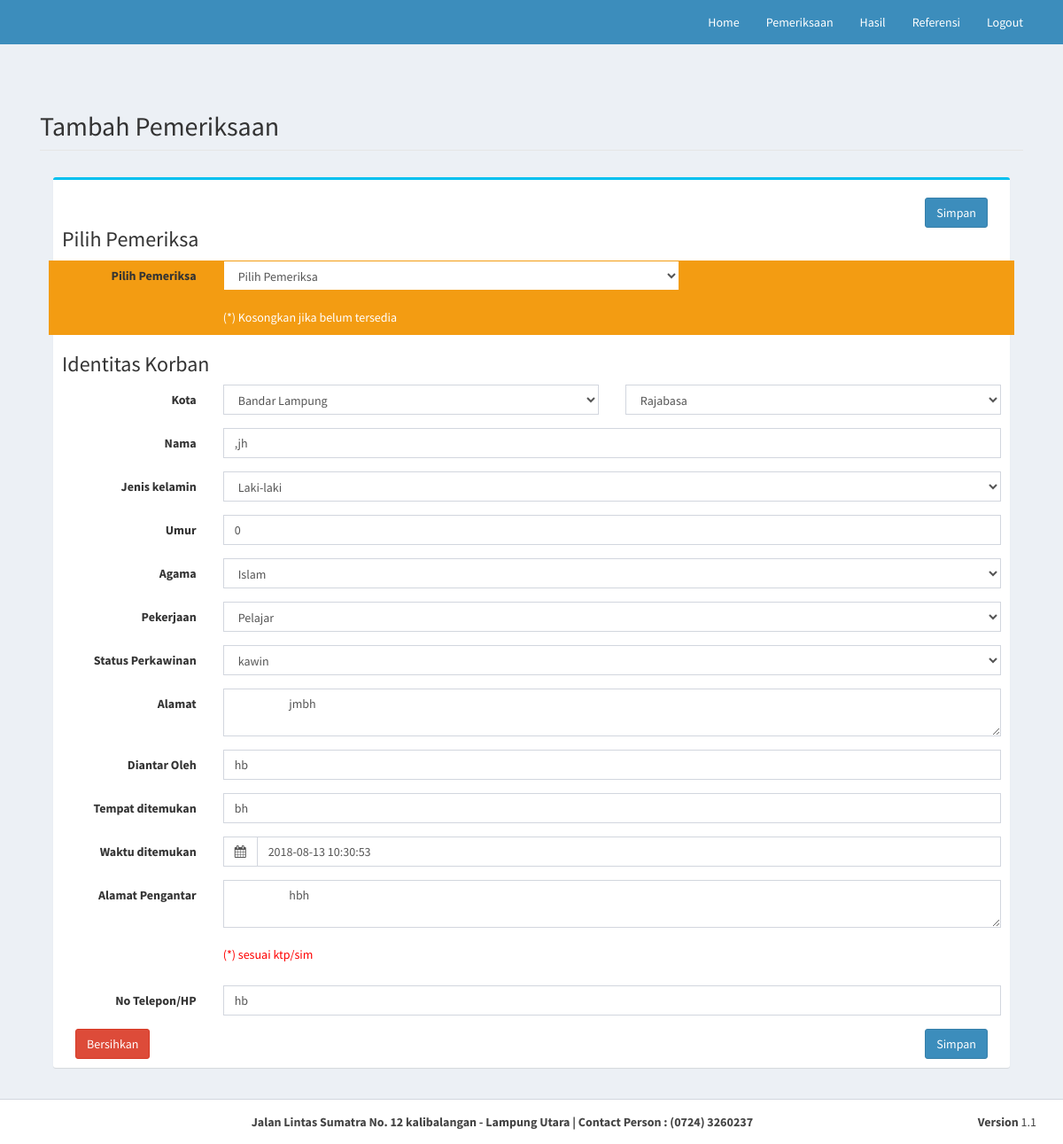
The page /vs.php?page=editpemeriksaan2&vshmy=2 (signed in) on the database its author committed.
### tables this page shows
CREATE TABLE IF NOT EXISTS `korban` (
  `id_korban` int(11) NOT NULL,
  `id_kota` int(11) NOT NULL,
  `id_kecamatan` int(11) NOT NULL,
  `nm_korban` varchar(50) NOT NULL,
  `jns_klamin` enum('L','P') NOT NULL,
  `umur` int(3) NOT NULL,
  `id_agama` int(11) NOT NULL,
  `id_pekerjaan` int(11) NOT NULL,
  `status_perkawinan` enum('kawin','belum') NOT NULL,
  `alamat` varchar(50) NOT NULL,
  `diantar_oleh` varchar(50) NOT NULL,
  `tmpt_penemuan` varchar(25) NOT NULL,
  `tgl_penemuan` datetime NOT NULL,
  `alamat_pengantar` varchar(50) NOT NULL,
  `no_hp` varchar(13) NOT NULL
);

CREATE TABLE IF NOT EXISTS `kota` (
  `id_kota` int(11) NOT NULL,
  `nm_kota` varchar(25) NOT NULL
);

CREATE TABLE IF NOT EXISTS `kecamatan` (
  `id_kecamatan` int(11) NOT NULL,
  `id_kota` int(11) NOT NULL,
  `nm_kecamatan` varchar(25) NOT NULL
);

CREATE TABLE IF NOT EXISTS `pemeriksaan` (
  `id_pemeriksaan` int(11) NOT NULL,
  `id_korban` int(11) NOT NULL,
  `id_pemeriksa` int(11) NOT NULL,
  `id_penyidik` int(11) NOT NULL,
  `identifikasiumum` text NOT NULL,
  `identifikasihusus` text NOT NULL,
  `status_korban` enum('Hidup','Meninggal') NOT NULL
);

CREATE TABLE IF NOT EXISTS `agama` (
  `id_agama` int(11) NOT NULL,
  `nm_agama` varchar(35) NOT NULL
);

CREATE TABLE IF NOT EXISTS `pekerjaan` (
  `id_pekerjaan` int(11) NOT NULL,
  `nm_pekerjaan` varchar(30) NOT NULL
);

### edit_pemeriksaan.php (the view, shortened to what this page needs)
<?php
if(abs(is_numeric($_GET['vshmy']))) {
    $queryupd=mysqli_query($conn, "SELECT * FROM pemeriksaan, korban WHERE pemeriksaan.id_korban=korban.id_korban and pemeriksaan.id_pemeriksaan='".$_GET['vshmy']."' ORDER by pemeriksaan.id_pemeriksaan DESC");
    $barupd=mysqli_fetch_array($queryupd);
  ?>
  <form action="" class="form-horizontal" method="POST">
            <fieldset>
                <legend><h2>Tambah Pemeriksaan</h2></legend>
                <div class="col-md-12">
               <div class="box box-info">
            <p>
              <div class="box-body">
                <div class="col-md-6">
                  </div>
                  <div class="col-md-6">
                    <input type="submit" class="btn btn-primary" name="btn_simpan" value="Simpan" style="float: right;" />
                  </div>
              <h3>Pilih Pemeriksa</h3>
                <div class="form-group" style="background-color: #f39c12;">
                  <label for="inputEmail3" class="col-sm-2 control-label">Pilih Pemeriksa</label>
                  <div class="col-sm-6">
                    <select class="form-control select2" name="pemeriksa" style="border-color: #f39c12;" >
                      <option value="">Pilih Pemeriksa</option>
                      <?php
                       global $conn;
                         $new_kode=$rowPemeriksa['id_pemeriksa']; ?>
                    </select>
                    <br>
                    <p style="color: white;">(*) Kosongkan jika belum tersedia</p>
                  </div>
                </div>
          <h3>Identitas Korban</h3>
          <div class="form-group">
                  <label for="inputPassword3" class="col-sm-2 control-label"> Kota</label>
                  <div class="col-sm-5">
                   <select id="provinsi" name="kota" class="form-control">
                <?php
                $old_kodekota=$barupd['id_kota'];
                $queryKota = mysqli_query($conn, "SELECT * FROM kota ORDER BY nm_kota");
                while ($rowKota = mysqli_fetch_array($queryKota)) {
                $new_kodekota=$rowKota['id_kota'];
                ?>
                    <option value="<?php echo $rowKota['id_kota']; ?>" <?php if($old_kodekota==$new_kodekota){ echo 'selected="selected"';} ?>>
                        <?php echo $rowKota['nm_kota']; ?>
                    </option>
                <?php
                }
                ?>
            </select>
            </div>
            <div class="col-sm-5">
            <select id="kota" name="kecamatan" class="form-control">
                <?php
                $old_kodekec=$barupd['id_kecamatan'];
                $querykecamatan = mysqli_query($conn, "SELECT  * FROM kecamatan
                                    INNER JOIN kota ON kecamatan.id_kota = kota.id_kota ORDER BY nm_kecamatan");
                while ($rowkecamatan = mysqli_fetch_array($querykecamatan)) {
                $new_kodekec=$rowkecamatan['id_kota'];
                ?>
                    <option id="kota" class="<?php echo $rowkecamatan['id_kota']; ?>" value="<?php echo $rowkecamatan['id_kecamatan']; ?>" <?php if($old_kodekec==$new_kodekec){ echo 'selected="selected"';} ?>>
                        <?php echo $rowkecamatan['nm_kecamatan']; ?>
                    </option>
                <?php
                }
                ?>
            </select>
                  </div>
                </div>
          <div class="form-group">
                  <label for="inputEmail3" class="col-sm-2 control-label">Nama</label>
                  <div class="col-sm-10">
                    <input type="text" class="form-control" id="inputEmail3" value="<?php echo $barupd['nm_korban']; ?>" placeholder="Nama Korban" name="nm_korban" required="required">
                  </div>
                </div>
                <div class="form-group">
                  <label for="inputPassword3" class="col-sm-2 control-label">Jenis kelamin</label>
                  <div class="col-sm-10">
                    <select  class="form-control" id="inputPassword3" placeholder="Jenis Kelamain" name="jns_klamin" required="required">
                      <option value="L" <?php if($barupd['jns_klamin']=='L'){ echo 'selected="selected"';} ?>>Laki-laki</option>
                    </select>
                  </div>
                </div>
                <div class="form-group">
                  <label for="inputPassword3" class="col-sm-2 control-label">Umur</label>
                  <div class="col-sm-10">
                    <input type="text" class="form-control" id="inputPassword3" value="<?php echo $barupd['umur']; ?>" placeholder="Umur Pasien" name="umur_korban" required="required">
                  </div>
                </div>
                <div class="form-group">
                  <label for="inputPassword3" class="col-sm-2 control-label">Agama</label>
                  <div class="col-sm-10">
                    <select  class="form-control" id="inputPassword3" placeholder="Agama" name="agama" required="required">
                      <?php
                       global $conn;
                       $old_kodeagama=$barupd['id_agama'];
                       $sqlAgama=mysqli_query($conn, "SELECT * from agama");
                       while ($rowAgama=mysqli_fetch_array($sqlAgama)) {
                        $new_kodeagama=$rowAgama['id_agama'];
                        ?>
                        <option value="<?php echo $rowAgama['id_agama']; ?>" <?php if($old_kodeagama==$new_kodeagama){ echo 'selected="selected"';} ?>><?php echo $rowAgama['nm_agama']; ?></option>
                      <?php } ?>
                    </select>
                  </div>
                </div>
                <div class="form-group">
                  <label for="inputPassword3" class="col-sm-2 control-label">Pekerjaan</label>
                  <div class="col-sm-10">
                    <select  class="form-control" id="inputPassword3" placeholder="Pekerjaan" name="pekerjaan" required="required">
                      <?php
                       global $conn;
                       $old_kodepekerjaan=$barupd['id_pekerjaan'];
                       $sqlPekejaan=mysqli_query($conn, "SELECT * FROM `pekerjaan`");
                       while ($rowPekerjaan=mysqli_fetch_array($sqlPekejaan)) {
                        $new_kodepekerjaan=$rowPekerjaan['id_pekerjaan'];
                        ?>
                        <option value="<?php echo $rowPekerjaan['id_pekerjaan']; ?>" <?php if($old_kodepekerjaan==$new_kodepekerjaan){ echo 'selected="selected"';} ?> ><?php echo $rowPekerjaan['nm_pekerjaan']; ?></option>
                      <?php } ?>
                    </select>
                  </div>
                </div>
                <div class="form-group">
                  <label for="inputPassword3" class="col-sm-2 control-label">Status Perkawinan</label>
                  <div class="col-sm-10">
                    <select  class="form-control" id="inputPassword3" placeholder="Status Perkawinan" name="status_kawin" required="required">
                      <option value="kawin" <?php if($barupd['status_perkawinan']=='kawin'){ echo 'selected="selected"';} ?>>kawin</option>
                    </select>
                  </div>
                </div>
                <div class="form-group">
                  <label for="inputPassword3" class="col-sm-2 control-label">Alamat</label>
                  <div class="col-sm-10">
                    <textarea class="form-control" placeholder="alamat" name="almt_korban" required="required">
                      <?php echo $barupd['alamat']; ?>
                    </textarea>
                  </div>
                </div>
                <div class="form-group">
                  <label for="inputPassword3" class="col-sm-2 control-label">Diantar Oleh </label>
                  <div class="col-sm-10">
                    <input type="text" class="form-control" id="inputPassword3" value="<?php echo $barupd['diantar_oleh']; ?>" placeholder="Diantar Oleh" name="diantar" required="required">
                  </div>
                </div>
                <div class="form-group">
                  <label for="inputPassword3" class="col-sm-2 control-label">Tempat ditemukan</label>
                  <div class="col-sm-10">
                    <input type="text" class="form-control" id="inputPassword3" value="<?php echo $barupd['tmpt_penemuan']; ?>" placeholder="Ditemukan di" name="tempat_temu" required="required">
                  </div>
                </div>
                <div class="form-group">
                  <label for="inputPassword3" class="col-sm-2 control-label">Waktu ditemukan</label>
                  <div class="col-sm-10">
                    <div class="input-group date">
                    <div class="input-group-addon">
                      <i class="fa fa-calendar"></i>
                    </div>
                   <input type="text" id="date-format2" class="form-control floating-label" value="<?php echo $barupd['tgl_penemuan']; ?>" name="waktu" placeholder="tanggal/jam" required="required">
                  </div>
                </div>
               </div>
                <div class="form-group">
                  <label for="inputPassword3" class="col-sm-2 control-label">Alamat Pengantar</label>
                  <div class="col-sm-10">
                    <textarea class="form-control" name="alamat_pgt" required="required"  placeholder="Alamat Pengantar">
                      <?php echo $barupd['alamat_pengantar']; ?>
                    </textarea>
                    <br>
                    <p style="color: red;">(*) sesuai ktp/sim</p>
                  </div>
                </div>
                <div class="form-group">
                  <label for="inputPassword3" class="col-sm-2 control-label">No Telepon/HP</label>
                  <div class="col-sm-10">
                    <input type="text" class="form-control" id="inputPassword3" value="<?php echo $barupd['no_hp']; ?>" name="telp" placeholder="No Telepon/HP" required="required">
                  </div>
                </div>
                <div class="col-md-6">
                    <input type="reset" name="reset" class="btn btn-danger" value="Bersihkan" />
                  </div>
                  <div class="col-md-6">
                    <input type="submit" class="btn btn-primary" name="btn_simpan" value="Simpan" style="float: right;" />
                  </div>
              </div>
              </p>
            </div>
          </div>
            </fieldset>
        </form>
<?php
}
else{
  echo '<script type="text/javascript">';
        echo 'swal("warning!", "Halaman yang anda maksud belum tersedia", "warning");</script>';
            echo '<script type="text/javascript">
              setTimeout(function() {window.location.href = "vs.php?page=3"}, 3000)
            </script>';
}
?>

### rows shown on the page
korban: kota "Bandar Lampung", kecamatan "Rajabasa", jns_klamin "Laki-laki", agama "Islam", pekerjaan "Pelajar", status_kawin "kawin"
pemeriksaan: nm_korban ",jh", umur_korban "0", almt_korban "jmbh", diantar "hb", tempat_temu "bh", waktu "2018-08-13 10:30:53", alamat_pgt "hbh", telp "hb"

### other values the page prints
$tampil "Jalan Lintas Sumatra No. 12 kalibalangan - Lampung Utara | Contact Person : (0724) 3260237"
